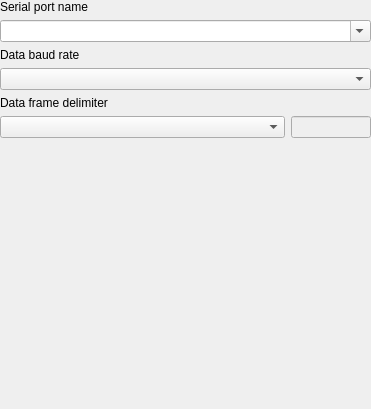
<?xml version="1.0" encoding="UTF-8"?>
<ui version="4.0">
 <class>WidgetSerialPortSensor</class>
 <widget class="QWidget" name="WidgetSerialPortSensor">
  <property name="geometry">
   <rect>
    <x>0</x>
    <y>0</y>
    <width>371</width>
    <height>409</height>
   </rect>
  </property>
  <property name="windowTitle">
   <string notr="true">Form</string>
  </property>
  <layout class="QVBoxLayout" name="verticalLayout">
   <property name="leftMargin">
    <number>0</number>
   </property>
   <property name="topMargin">
    <number>0</number>
   </property>
   <property name="rightMargin">
    <number>0</number>
   </property>
   <property name="bottomMargin">
    <number>0</number>
   </property>
   <item>
    <widget class="QLabel" name="mSerialPortLabel">
     <property name="text">
      <string>Serial port name</string>
     </property>
     <property name="wordWrap">
      <bool>true</bool>
     </property>
    </widget>
   </item>
   <item>
    <widget class="QComboBox" name="mSerialPortComboBox">
     <property name="toolTip">
      <string>Choose a serial port for the connection</string>
     </property>
     <property name="editable">
      <bool>true</bool>
     </property>
    </widget>
   </item>
   <item>
    <widget class="QLabel" name="mBaudRateLabel">
     <property name="text">
      <string>Data baud rate</string>
     </property>
    </widget>
   </item>
   <item>
    <widget class="QComboBox" name="mBaudRateComboBox">
     <property name="toolTip">
      <string>Choose a baudrate for the sensor connection</string>
     </property>
     <property name="currentText">
      <string/>
     </property>
     <property name="currentIndex">
      <number>-1</number>
     </property>
    </widget>
   </item>
   <item>
    <widget class="QLabel" name="mDataFrameDelimiterLabel">
     <property name="text">
      <string>Data frame delimiter</string>
     </property>
    </widget>
   </item>
   <item>
    <layout class="QHBoxLayout" name="dataFrameDelimiterLayout">
     <property name="leftMargin">
      <number>0</number>
     </property>
     <property name="topMargin">
      <number>0</number>
     </property>
     <property name="rightMargin">
      <number>0</number>
     </property>
     <property name="bottomMargin">
      <number>0</number>
     </property>
     <item>
      <widget class="QComboBox" name="mDataFrameDelimiterComboBox">
       <property name="sizePolicy">
        <sizepolicy hsizetype="Expanding" vsizetype="Fixed">
         <horstretch>0</horstretch>
         <verstretch>0</verstretch>
        </sizepolicy>
       </property>
       <property name="toolTip">
        <string>Choose a character acting as data frame delimiter</string>
       </property>    
      </widget>
     </item>
     <item>
      <widget class="QLineEdit" name="mDataFrameDelimiterLineEdit">
       <property name="enabled">
        <bool>false</bool>
       </property>
       <property name="maximumSize">
        <size>
         <width>80</width>
         <height>16777215</height>
        </size>
       </property>       
      </widget>
     </item>
    </layout>
   </item>
   <item>
    <widget class="QLabel" name="mSerialPortDetails">
     <property name="enabled">
      <bool>false</bool>
     </property>
     <property name="wordWrap">
      <bool>true</bool>
     </property>
    </widget>
   </item>
   <item>
    <spacer name="verticalSpacer">
     <property name="orientation">
      <enum>Qt::Vertical</enum>
     </property>
     <property name="sizeHint" stdset="0">
      <size>
       <width>20</width>
       <height>40</height>
      </size>
     </property>
    </spacer>
   </item>
  </layout>
 </widget>
 <resources/>
 <connections/>
</ui>
